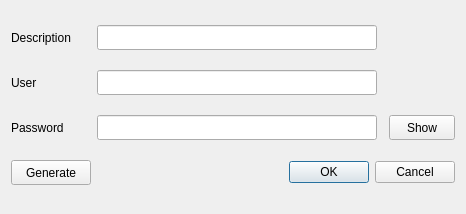
<?xml version="1.0" encoding="UTF-8"?>
<ui version="4.0">
 <class>addDialog</class>
 <widget class="QWidget" name="addDialog">
  <property name="geometry">
   <rect>
    <x>0</x>
    <y>0</y>
    <width>466</width>
    <height>214</height>
   </rect>
  </property>
  <property name="sizePolicy">
   <sizepolicy hsizetype="Preferred" vsizetype="MinimumExpanding">
    <horstretch>0</horstretch>
    <verstretch>0</verstretch>
   </sizepolicy>
  </property>
  <property name="windowTitle">
   <string>Form</string>
  </property>
  <property name="whatsThis">
   <string extracomment="  This file is part of jupitcrypt. (https://github.com/radioburst/jupitcrypt)   Copyright (c) 2021 Andreas Dorrer.      jupitcrypt is free software: you can redistribute it and/or modify     it under the terms of the GNU General Public License as published by     the Free Software Foundation, version 3.     jupitcrypt is distributed in the hope that it will be useful, but    WITHOUT ANY WARRANTY; without even the implied warranty of    MERCHANTABILITY or FITNESS FOR A PARTICULAR PURPOSE. See the GNU    General Public License for more details.     You should have received a copy of the GNU General Public License    along with jupitcrypt. If not, see (http://www.gnu.org/licenses/)"/>
  </property>
  <layout class="QGridLayout" name="gridLayout">
   <item row="5" column="0">
    <widget class="QPushButton" name="pb_Generate">
     <property name="minimumSize">
      <size>
       <width>0</width>
       <height>25</height>
      </size>
     </property>
     <property name="text">
      <string>Generate</string>
     </property>
    </widget>
   </item>
   <item row="0" column="0">
    <widget class="QLabel" name="lbl_Description">
     <property name="text">
      <string>Description</string>
     </property>
    </widget>
   </item>
   <item row="2" column="0">
    <widget class="QLabel" name="lbl_Password">
     <property name="text">
      <string>Password</string>
     </property>
    </widget>
   </item>
   <item row="0" column="1">
    <widget class="QLineEdit" name="le_Description">
     <property name="minimumSize">
      <size>
       <width>280</width>
       <height>25</height>
      </size>
     </property>
    </widget>
   </item>
   <item row="2" column="3">
    <widget class="QPushButton" name="pb_Show">
     <property name="minimumSize">
      <size>
       <width>55</width>
       <height>25</height>
      </size>
     </property>
     <property name="maximumSize">
      <size>
       <width>16777215</width>
       <height>16777215</height>
      </size>
     </property>
     <property name="text">
      <string>Show</string>
     </property>
    </widget>
   </item>
   <item row="2" column="1">
    <widget class="QLineEdit" name="le_Password">
     <property name="minimumSize">
      <size>
       <width>0</width>
       <height>25</height>
      </size>
     </property>
     <property name="echoMode">
      <enum>QLineEdit::Password</enum>
     </property>
    </widget>
   </item>
   <item row="1" column="0">
    <widget class="QLabel" name="lbl_User">
     <property name="text">
      <string>User</string>
     </property>
    </widget>
   </item>
   <item row="1" column="1">
    <widget class="QLineEdit" name="le_User">
     <property name="minimumSize">
      <size>
       <width>0</width>
       <height>25</height>
      </size>
     </property>
    </widget>
   </item>
   <item row="5" column="1" colspan="3">
    <widget class="QDialogButtonBox" name="buttonBox">
     <property name="minimumSize">
      <size>
       <width>0</width>
       <height>25</height>
      </size>
     </property>
     <property name="standardButtons">
      <set>QDialogButtonBox::Cancel|QDialogButtonBox::Ok</set>
     </property>
    </widget>
   </item>
  </layout>
 </widget>
 <tabstops>
  <tabstop>pb_Show</tabstop>
 </tabstops>
 <resources/>
 <connections/>
</ui>
